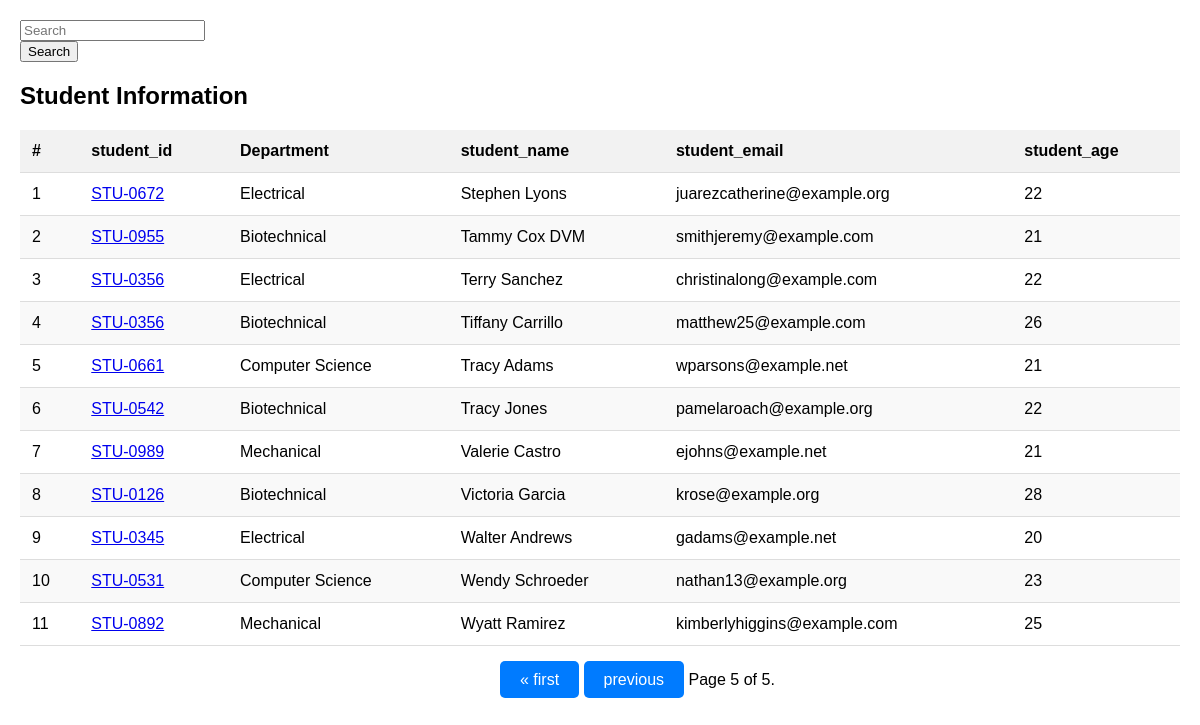
The app's page /students/?page=5 with its own data.
### Student/models.py (models this page shows, shortened)
class Student(models.Model):
    department=models.ForeignKey(Department, related_name="depart", on_delete=models.CASCADE)
    student_id=models.OneToOneField(StudentID, related_name="studentid", on_delete=models.CASCADE)
    student_name=models.CharField(max_length=100)
    student_email=models.EmailField(unique=True)
    student_age=models.IntegerField(default=18)
    student_address=models.TextField()
    class Meta:
        ordering=['student_name']
        verbose_name="student"

class StudentID(models.Model):
    student_id=models.CharField(max_length=100)
    def __str__(self) -> str:
        return self.student_id

class Department(models.Model):
    department=models.CharField(max_length=100)
    def __str__(self) -> str:
        return self.department
    class Meta:
        ordering=['department']

### Student/views.py (the view, shortened to what this page needs)
# urls.py: path('students/', get_students, name="get_students"),
def get_students(request):
    queryset=Student.objects.all()
    paginator=Paginator(queryset, 25) # Show 25 records in a single page
    page_number=request.GET.get("page", 1 )
    page_obj=paginator.get_page(page_number)
    return render (request, 'students.html', {'queryset': page_obj})

### Student/templates/students.html (shortened to what this page needs)
<!DOCTYPE html>
<html lang="en">
<head>
</head>
<body>
    <div class="container mt-5">
        <form class="mb-4">
            <div class="row">
                <input class="form-control" name="search" placeholder="Search">
            </div>
            <div class="col-md-6">
                <button class="btn btn-success">Search</button>
            </div>
        </form>
    </div>
    <h2>Student Information</h2>
    <table class="table table-striped">
        <thead>
            <tr>
                <th>#</th>
                <th>student_id</th>
                <th>Department</th>
                <th>student_name</th>
                <th>student_email</th>
                <th>student_age</th>
            </tr>
        </thead>
        <tbody>
            {% for student in queryset %}
            <tr>
                <td>{{forloop.counter}}</td>
                <td><a href="{% url 'see_marks' student.student_id %}">{{student.student_id}}</a></td>
                <td>{{student.department}}</td>
                <td>{{student.student_name}}</td>
                <td>{{student.student_email}}</td>
                <td>{{student.student_age}}</td>
            </tr>
            {% endfor %}
        </tbody>
    </table>
    <div style="height: 25px;"></div>
    <div class="nav-buttons" style="position: absolute; left: 500px;">
        <span class="step-links">
            {% if queryset.has_previous %}
            <a href="?page=1">&laquo; first</a>
            <a href="?page={{ queryset.previous_page_number }}">previous</a>
            {% endif %}
            <span class="current">
                Page {{ queryset.number }} of {{ queryset.paginator.num_pages }}.
            </span>
        </span>
    </div>
</body>
</html>

### Student/templates/students.html (style rules this page uses)
body { font-family: Arial, sans-serif; margin: 20px; }
table { width: 100%; border-collapse: collapse; }
th, td { padding: 12px; text-align: left; border-bottom: 1px solid #ddd; }
th { background-color: #f2f2f2; }
tr:nth-child(even) { background-color: #f9f9f9; }
.nav-buttons { display: flex; gap: 10px; }
.nav-buttons a { text-decoration: none; color: white; background-color: #007BFF; padding: 10px 20px; border-radius: 5px; transition: background-color 0.3s ease; }

### records on screen
Student: student_id "STU-0672", department "Electrical", student_name "Stephen Lyons", student_email "juarezcatherine@example.org", student_age "22"
Student: student_id "STU-0955", department "Biotechnical", student_name "Tammy Cox DVM", student_email "smithjeremy@example.com", student_age "21"
Student: student_id "STU-0356", department "Electrical", student_name "Terry Sanchez", student_email "christinalong@example.com", student_age "22"
Student: student_id "STU-0356", department "Biotechnical", student_name "Tiffany Carrillo", student_email "matthew25@example.com", student_age "26"
Student: student_id "STU-0661", department "Computer Science", student_name "Tracy Adams", student_email "wparsons@example.net", student_age "21"
Student: student_id "STU-0542", department "Biotechnical", student_name "Tracy Jones", student_email "pamelaroach@example.org", student_age "22"
Student: student_id "STU-0989", department "Mechanical", student_name "Valerie Castro", student_email "ejohns@example.net", student_age "21"
Student: student_id "STU-0126", department "Biotechnical", student_name "Victoria Garcia", student_email "krose@example.org", student_age "28"
Student: student_id "STU-0345", department "Electrical", student_name "Walter Andrews", student_email "gadams@example.net", student_age "20"
Student: student_id "STU-0531", department "Computer Science", student_name "Wendy Schroeder", student_email "nathan13@example.org", student_age "23"
Student: student_id "STU-0892", department "Mechanical", student_name "Wyatt Ramirez", student_email "kimberlyhiggins@example.com", student_age "25"

### other values on screen
{{ queryset.number }} "5"
{{ queryset.paginator.num_pages }} "5"
